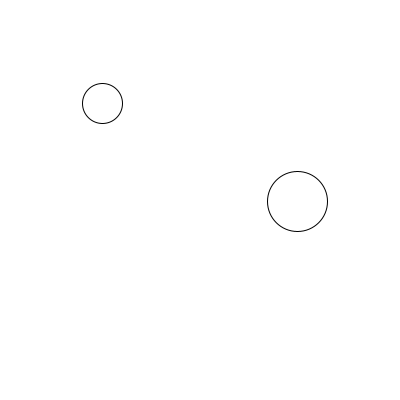
Frame 1 (no input)
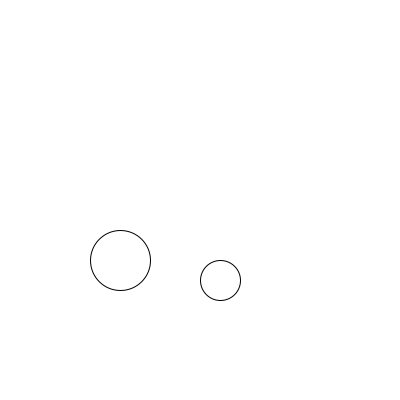
Frame 60 (the mouse pressed at the canvas centre just before this capture)
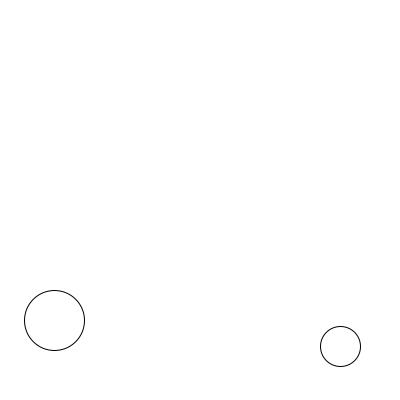
Frame 120 (the mouse held since frame 60 and released just before this capture)

The Processing sketch that drew these frames (run headless with seeded random() and noise(); from frame 60 on, the mouse is pressed at the canvas centre):

// Processing sketch: Ariza_David_HandsOnCreatingClasses
// ── Ariza_David_HandsOnCreatingClasses.pde
Spot spot1, spot2;

void setup() {
  size(400, 400);
  // Create two Spot objects with different starting positions and speeds
  spot1 = new Spot(100, 100, 2, 3, 20);
  spot2 = new Spot(300, 200, -3, 1, 30);
}

void draw() {
  background(255); // Clear the background to white
  
  // Move and display each spot
  spot1.move();
  spot1.display();
  
  spot2.move();
  spot2.display();
}

// ── Spot.pde
class Spot {
  float x, y;     // Position of the spot
  float speedX, speedY;  // Speed of the spot in the x and y directions
  float radius;   // Size of the spot
  
  // Constructor to initialize the spot's position, speed, and size
  Spot(float x, float y, float speedX, float speedY, float radius) {
    this.x = x;
    this.y = y;
    this.speedX = speedX;
    this.speedY = speedY;
    this.radius = radius;
  }
  
  // Method to display the spot
  void display() {
    ellipse(x, y, radius*2, radius*2);
  }
  
  // Method to move the spot by updating its position based on speed
  void move() {
    x += speedX;
    y += speedY;
    
    // Check for boundaries and reverse direction if needed
    if (x < 0 || x > width) {
      speedX *= -1;
    }
    if (y < 0 || y > height) {
      speedY *= -1;
    }
  }
}
